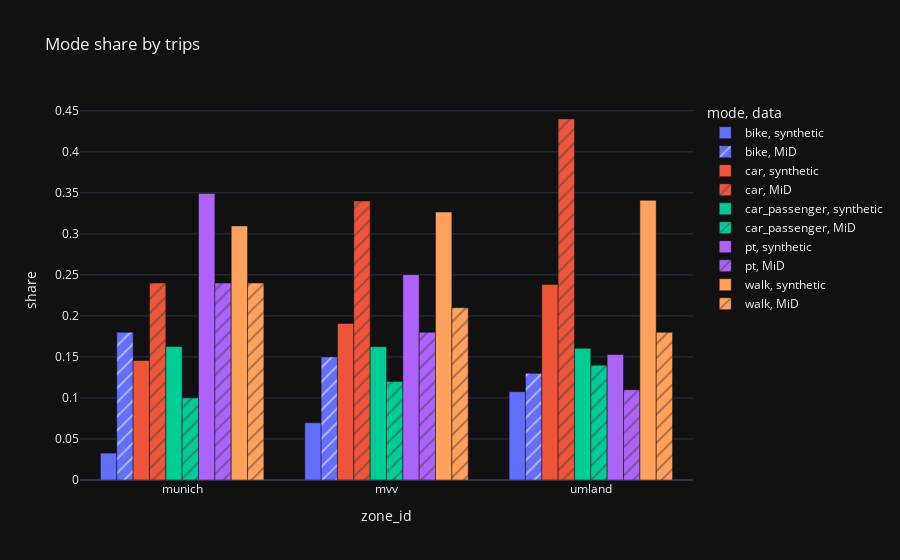

The code cell stored with this chart in its notebook:
### Markdown cell above
### Mode share by trips and distance (Figure 17)

### Code cell
df = trip_zones(df_trips[["trip_index", "mode"]], ["mvv", "munich", "umland"]).drop(columns = ["trip_index"]).groupby([
    "mode", "zone_id"
]).size().reset_index(name = "count").assign(data = "synthetic")

df_total = df.groupby("zone_id")["count"].sum().reset_index(name = "total")
df = pd.merge(df, df_total, on = "zone_id")
df["share"] = df["count"] / df["total"]

df = pd.concat([df, pd.DataFrame.from_records([
    { "zone_id": "mvv", "mode": "walk", "share": 0.21, "data": "MiD" },
    { "zone_id": "mvv", "mode": "bike", "share": 0.15, "data": "MiD" },
    { "zone_id": "mvv", "mode": "car_passenger", "share": 0.12, "data": "MiD" },
    { "zone_id": "mvv", "mode": "car", "share": 0.34, "data": "MiD" },
    { "zone_id": "mvv", "mode": "pt", "share": 0.18, "data": "MiD" },
    { "zone_id": "munich", "mode": "walk", "share": 0.24, "data": "MiD" },
    { "zone_id": "munich", "mode": "bike", "share": 0.18, "data": "MiD" },
    { "zone_id": "munich", "mode": "car_passenger", "share": 0.10, "data": "MiD" },
    { "zone_id": "munich", "mode": "car", "share": 0.24, "data": "MiD" },
    { "zone_id": "munich", "mode": "pt", "share": 0.24, "data": "MiD" },
    { "zone_id": "umland", "mode": "walk", "share": 0.18, "data": "MiD" },
    { "zone_id": "umland", "mode": "bike", "share": 0.13, "data": "MiD" },
    { "zone_id": "umland", "mode": "car_passenger", "share": 0.14, "data": "MiD" },
    { "zone_id": "umland", "mode": "car", "share": 0.44, "data": "MiD" },
    { "zone_id": "umland", "mode": "pt", "share": 0.11, "data": "MiD" },
])])

px.bar(
    df, x = "zone_id", y = "share", pattern_shape = "data", barmode = "group",
    title = "Mode share by trips", color = "mode"
)

### Figure 1 — Plotly figure (JSON) as saved in the notebook; plotly's stock layout.template omitted (floating-point values rounded to 4 significant figures)
{"data": [{"alignmentgroup": "True", "hovertemplate": "mode=bike<br>data=synthetic<br>zone_id=%{x}<br>share=%{y}<extra></extra>", "legendgroup": "bike, synthetic", "marker": {"color": "#636efa", "pattern": {"shape": ""}}, "name": "bike, synthetic", "offsetgroup": "bike, synthetic", "orientation": "v", "showlegend": true, "textposition": "auto", "type": "bar", "x": ["munich", "mvv", "umland"], "xaxis": "x", "y": [0.03282, 0.06967, 0.1076], "yaxis": "y"}, {"alignmentgroup": "True", "hovertemplate": "mode=bike<br>data=MiD<br>zone_id=%{x}<br>share=%{y}<extra></extra>", "legendgroup": "bike, MiD", "marker": {"color": "#636efa", "pattern": {"shape": "/"}}, "name": "bike, MiD", "offsetgroup": "bike, MiD", "orientation": "v", "showlegend": true, "textposition": "auto", "type": "bar", "x": ["mvv", "munich", "umland"], "xaxis": "x", "y": [0.15, 0.18, 0.13], "yaxis": "y"}, {"alignmentgroup": "True", "hovertemplate": "mode=car<br>data=synthetic<br>zone_id=%{x}<br>share=%{y}<extra></extra>", "legendgroup": "car, synthetic", "marker": {"color": "#EF553B", "pattern": {"shape": ""}}, "name": "car, synthetic", "offsetgroup": "car, synthetic", "orientation": "v", "showlegend": true, "textposition": "auto", "type": "bar", "x": ["munich", "mvv", "umland"], "xaxis": "x", "y": [0.1456, 0.1909, 0.2382], "yaxis": "y"}, {"alignmentgroup": "True", "hovertemplate": "mode=car<br>data=MiD<br>zone_id=%{x}<br>share=%{y}<extra></extra>", "legendgroup": "car, MiD", "marker": {"color": "#EF553B", "pattern": {"shape": "/"}}, "name": "car, MiD", "offsetgroup": "car, MiD", "orientation": "v", "showlegend": true, "textposition": "auto", "type": "bar", "x": ["mvv", "munich", "umland"], "xaxis": "x", "y": [0.34, 0.24, 0.44], "yaxis": "y"}, {"alignmentgroup": "True", "hovertemplate": "mode=car_passenger<br>data=synthetic<br>zone_id=%{x}<br>share=%{y}<extra></extra>", "legendgroup": "car_passenger, synthetic", "marker": {"color": "#00cc96", "pattern": {"shape": ""}}, "name": "car_passenger, synthetic", "offsetgroup": "car_passenger, synthetic", "orientation": "v", "showlegend": true, "textposition": "auto", "type": "bar", "x": ["munich", "mvv", "umland"], "xaxis": "x", "y": [0.1627, 0.1626, 0.1604], "yaxis": "y"}, {"alignmentgroup": "True", "hovertemplate": "mode=car_passenger<br>data=MiD<br>zone_id=%{x}<br>share=%{y}<extra></extra>", "legendgroup": "car_passenger, MiD", "marker": {"color": "#00cc96", "pattern": {"shape": "/"}}, "name": "car_passenger, MiD", "offsetgroup": "car_passenger, MiD", "orientation": "v", "showlegend": true, "textposition": "auto", "type": "bar", "x": ["mvv", "munich", "umland"], "xaxis": "x", "y": [0.12, 0.1, 0.14], "yaxis": "y"}, {"alignmentgroup": "True", "hovertemplate": "mode=pt<br>data=synthetic<br>zone_id=%{x}<br>share=%{y}<extra></extra>", "legendgroup": "pt, synthetic", "marker": {"color": "#ab63fa", "pattern": {"shape": ""}}, "name": "pt, synthetic", "offsetgroup": "pt, synthetic", "orientation": "v", "showlegend": true, "textposition": "auto", "type": "bar", "x": ["munich", "mvv", "umland"], "xaxis": "x", "y": [0.3492, 0.2503, 0.1529], "yaxis": "y"}, {"alignmentgroup": "True", "hovertemplate": "mode=pt<br>data=MiD<br>zone_id=%{x}<br>share=%{y}<extra></extra>", "legendgroup": "pt, MiD", "marker": {"color": "#ab63fa", "pattern": {"shape": "/"}}, "name": "pt, MiD", "offsetgroup": "pt, MiD", "orientation": "v", "showlegend": true, "textposition": "auto", "type": "bar", "x": ["mvv", "munich", "umland"], "xaxis": "x", "y": [0.18, 0.24, 0.11], "yaxis": "y"}, {"alignmentgroup": "True", "hovertemplate": "mode=walk<br>data=synthetic<br>zone_id=%{x}<br>share=%{y}<extra></extra>", "legendgroup": "walk, synthetic", "marker": {"color": "#FFA15A", "pattern": {"shape": ""}}, "name": "walk, synthetic", "offsetgroup": "walk, synthetic", "orientation": "v", "showlegend": true, "textposition": "auto", "type": "bar", "x": ["munich", "mvv", "umland"], "xaxis": "x", "y": [0.3097, 0.3266, 0.3409], "yaxis": "y"}, {"alignmentgroup": "True", "hovertemplate": "mode=walk<br>data=MiD<br>zone_id=%{x}<br>share=%{y}<extra></extra>", "legendgroup": "walk, MiD", "marker": {"color": "#FFA15A", "pattern": {"shape": "/"}}, "name": "walk, MiD", "offsetgroup": "walk, MiD", "orientation": "v", "showlegend": true, "textposition": "auto", "type": "bar", "x": ["mvv", "munich", "umland"], "xaxis": "x", "y": [0.21, 0.24, 0.18], "yaxis": "y"}], "layout": {"barmode": "group", "legend": {"title": {"text": "mode, data"}, "tracegroupgap": 0}, "title": {"text": "Mode share by trips"}, "xaxis": {"anchor": "y", "domain": [0, 1], "title": {"text": "zone_id"}}, "yaxis": {"anchor": "x", "domain": [0, 1], "title": {"text": "share"}}}}
